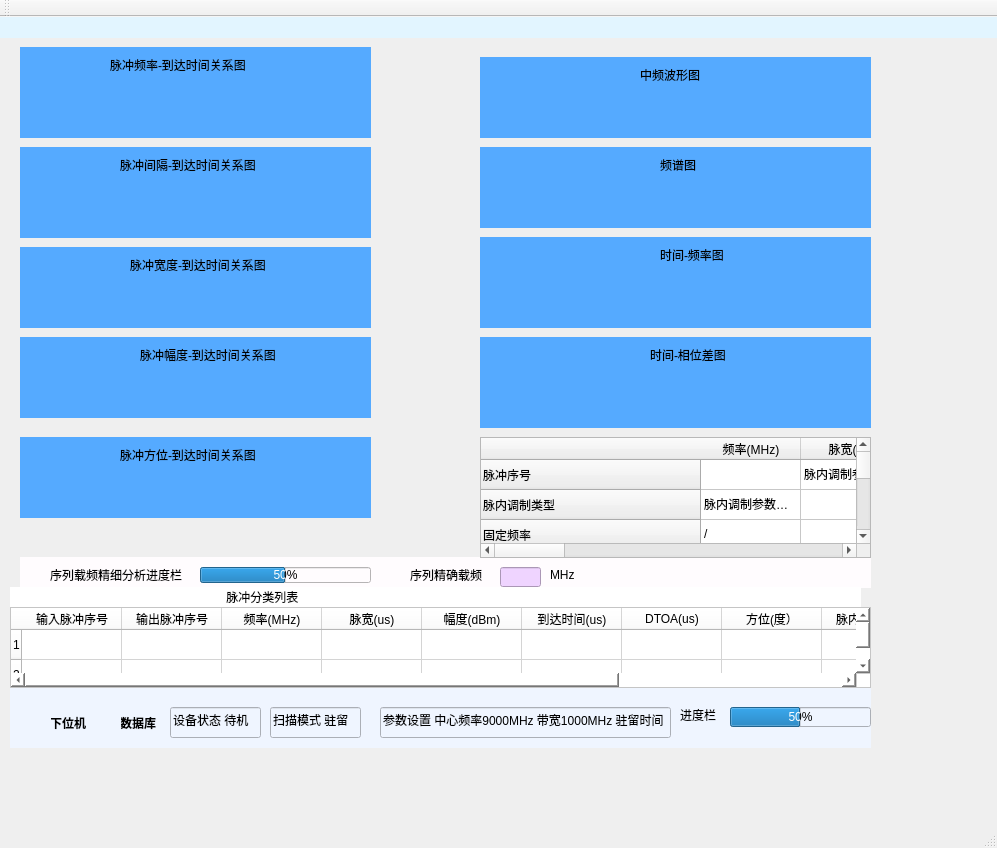
<?xml version="1.0" encoding="UTF-8"?>
<ui version="4.0">
 <class>SequenceFrequency</class>
 <widget class="QMainWindow" name="SequenceFrequency">
  <property name="geometry">
   <rect>
    <x>0</x>
    <y>0</y>
    <width>997</width>
    <height>848</height>
   </rect>
  </property>
  <property name="windowTitle">
   <string>SequenceFrequency</string>
  </property>
  <widget class="QWidget" name="centralWidget">
   <widget class="QWidget" name="widget_3" native="true">
    <property name="geometry">
     <rect>
      <x>20</x>
      <y>130</y>
      <width>351</width>
      <height>91</height>
     </rect>
    </property>
    <property name="styleSheet">
     <string notr="true">background-color: rgb(85, 170, 255);</string>
    </property>
    <widget class="QLabel" name="label_5">
     <property name="geometry">
      <rect>
       <x>100</x>
       <y>10</y>
       <width>141</width>
       <height>16</height>
      </rect>
     </property>
     <property name="text">
      <string>脉冲间隔-到达时间关系图</string>
     </property>
    </widget>
   </widget>
   <widget class="QWidget" name="widget_11" native="true">
    <property name="geometry">
     <rect>
      <x>480</x>
      <y>220</y>
      <width>391</width>
      <height>91</height>
     </rect>
    </property>
    <property name="styleSheet">
     <string notr="true">background-color: rgb(248, 228, 255);
background-color: rgb(85, 170, 255);</string>
    </property>
    <widget class="QLabel" name="label_12">
     <property name="geometry">
      <rect>
       <x>180</x>
       <y>10</y>
       <width>71</width>
       <height>16</height>
      </rect>
     </property>
     <property name="text">
      <string>时间-频率图</string>
     </property>
    </widget>
   </widget>
   <widget class="QWidget" name="widget" native="true">
    <property name="geometry">
     <rect>
      <x>0</x>
      <y>-10</y>
      <width>1021</width>
      <height>31</height>
     </rect>
    </property>
    <property name="styleSheet">
     <string notr="true">background-color: rgb(226, 245, 255);</string>
    </property>
   </widget>
   <widget class="QWidget" name="widget_9" native="true">
    <property name="geometry">
     <rect>
      <x>10</x>
      <y>660</y>
      <width>861</width>
      <height>71</height>
     </rect>
    </property>
    <property name="styleSheet">
     <string notr="true">background-color: rgb(239, 245, 255);</string>
    </property>
    <widget class="QWidget" name="widget_13" native="true">
     <property name="geometry">
      <rect>
       <x>260</x>
       <y>60</y>
       <width>1231</width>
       <height>791</height>
      </rect>
     </property>
    </widget>
    <widget class="QLabel" name="label_23">
     <property name="geometry">
      <rect>
       <x>40</x>
       <y>30</y>
       <width>41</width>
       <height>31</height>
      </rect>
     </property>
     <property name="font">
      <font>
       <family>Aharoni</family>
       <pointsize>9</pointsize>
       <weight>75</weight>
       <bold>true</bold>
      </font>
     </property>
     <property name="text">
      <string>下位机</string>
     </property>
    </widget>
    <widget class="QLabel" name="label_24">
     <property name="geometry">
      <rect>
       <x>930</x>
       <y>20</y>
       <width>51</width>
       <height>31</height>
      </rect>
     </property>
     <property name="font">
      <font>
       <family>Aharoni</family>
       <pointsize>9</pointsize>
       <weight>75</weight>
       <bold>true</bold>
      </font>
     </property>
     <property name="text">
      <string>进度栏</string>
     </property>
     <property name="textFormat">
      <enum>Qt::AutoText</enum>
     </property>
    </widget>
    <widget class="QLabel" name="label_25">
     <property name="geometry">
      <rect>
       <x>110</x>
       <y>30</y>
       <width>41</width>
       <height>31</height>
      </rect>
     </property>
     <property name="font">
      <font>
       <family>Aharoni</family>
       <pointsize>9</pointsize>
       <weight>75</weight>
       <bold>true</bold>
      </font>
     </property>
     <property name="text">
      <string>数据库</string>
     </property>
    </widget>
    <widget class="QLineEdit" name="lineEdit_2">
     <property name="geometry">
      <rect>
       <x>160</x>
       <y>30</y>
       <width>91</width>
       <height>31</height>
      </rect>
     </property>
     <property name="text">
      <string>设备状态 待机</string>
     </property>
    </widget>
    <widget class="QLineEdit" name="lineEdit_3">
     <property name="geometry">
      <rect>
       <x>260</x>
       <y>30</y>
       <width>91</width>
       <height>31</height>
      </rect>
     </property>
     <property name="text">
      <string>扫描模式 驻留</string>
     </property>
    </widget>
    <widget class="QLineEdit" name="lineEdit_4">
     <property name="geometry">
      <rect>
       <x>370</x>
       <y>30</y>
       <width>291</width>
       <height>31</height>
      </rect>
     </property>
     <property name="text">
      <string>参数设置 中心频率9000MHz 带宽1000MHz 驻留时间</string>
     </property>
    </widget>
    <widget class="QLabel" name="label_26">
     <property name="geometry">
      <rect>
       <x>670</x>
       <y>30</y>
       <width>41</width>
       <height>16</height>
      </rect>
     </property>
     <property name="text">
      <string>进度栏</string>
     </property>
    </widget>
    <widget class="QProgressBar" name="progressBar_2">
     <property name="geometry">
      <rect>
       <x>720</x>
       <y>30</y>
       <width>141</width>
       <height>20</height>
      </rect>
     </property>
     <property name="value">
      <number>50</number>
     </property>
    </widget>
    <widget class="QWidget" name="widget_20" native="true">
     <property name="geometry">
      <rect>
       <x>10</x>
       <y>30</y>
       <width>31</width>
       <height>31</height>
      </rect>
     </property>
     <property name="styleSheet">
      <string notr="true">image: url(:/new/prefix1/images/xiaweiji.PNG);
image: url(:/new/prefix1/images/xiaweiji.PNG);</string>
     </property>
    </widget>
    <widget class="QWidget" name="widget_21" native="true">
     <property name="geometry">
      <rect>
       <x>80</x>
       <y>30</y>
       <width>31</width>
       <height>31</height>
      </rect>
     </property>
     <property name="styleSheet">
      <string notr="true">image: url(:/new/prefix1/images/xiaweiji.PNG);</string>
     </property>
    </widget>
   </widget>
   <widget class="QWidget" name="widget_12" native="true">
    <property name="geometry">
     <rect>
      <x>480</x>
      <y>320</y>
      <width>391</width>
      <height>91</height>
     </rect>
    </property>
    <property name="styleSheet">
     <string notr="true">background-color: rgb(248, 228, 255);
background-color: rgb(85, 170, 255);</string>
    </property>
    <widget class="QLabel" name="label_13">
     <property name="geometry">
      <rect>
       <x>170</x>
       <y>10</y>
       <width>91</width>
       <height>16</height>
      </rect>
     </property>
     <property name="text">
      <string>时间-相位差图</string>
     </property>
    </widget>
   </widget>
   <widget class="QWidget" name="widget_6" native="true">
    <property name="geometry">
     <rect>
      <x>480</x>
      <y>40</y>
      <width>391</width>
      <height>81</height>
     </rect>
    </property>
    <property name="styleSheet">
     <string notr="true">background-color: rgb(248, 228, 255);
background-color: rgb(85, 170, 255);</string>
    </property>
    <widget class="QLabel" name="label_8">
     <property name="geometry">
      <rect>
       <x>160</x>
       <y>10</y>
       <width>81</width>
       <height>16</height>
      </rect>
     </property>
     <property name="text">
      <string>中频波形图</string>
     </property>
    </widget>
   </widget>
   <widget class="QWidget" name="widget_2" native="true">
    <property name="geometry">
     <rect>
      <x>20</x>
      <y>30</y>
      <width>351</width>
      <height>91</height>
     </rect>
    </property>
    <property name="styleSheet">
     <string notr="true">background-color: rgb(248, 228, 255);
background-color: rgb(85, 170, 255);</string>
    </property>
    <widget class="QLabel" name="label_2">
     <property name="geometry">
      <rect>
       <x>90</x>
       <y>10</y>
       <width>141</width>
       <height>16</height>
      </rect>
     </property>
     <property name="text">
      <string>脉冲频率-到达时间关系图</string>
     </property>
    </widget>
   </widget>
   <widget class="QWidget" name="widget_10" native="true">
    <property name="geometry">
     <rect>
      <x>480</x>
      <y>130</y>
      <width>391</width>
      <height>81</height>
     </rect>
    </property>
    <property name="styleSheet">
     <string notr="true">background-color: rgb(248, 228, 255);
background-color: rgb(85, 170, 255);</string>
    </property>
    <widget class="QLabel" name="label_11">
     <property name="geometry">
      <rect>
       <x>180</x>
       <y>10</y>
       <width>51</width>
       <height>16</height>
      </rect>
     </property>
     <property name="text">
      <string>频谱图</string>
     </property>
    </widget>
   </widget>
   <widget class="QWidget" name="widget_4" native="true">
    <property name="geometry">
     <rect>
      <x>20</x>
      <y>230</y>
      <width>351</width>
      <height>81</height>
     </rect>
    </property>
    <property name="styleSheet">
     <string notr="true">background-color: rgb(85, 170, 255);</string>
    </property>
    <widget class="QLabel" name="label_3">
     <property name="geometry">
      <rect>
       <x>110</x>
       <y>10</y>
       <width>141</width>
       <height>16</height>
      </rect>
     </property>
     <property name="text">
      <string>脉冲宽度-到达时间关系图</string>
     </property>
    </widget>
   </widget>
   <widget class="QWidget" name="widget_5" native="true">
    <property name="geometry">
     <rect>
      <x>20</x>
      <y>320</y>
      <width>351</width>
      <height>81</height>
     </rect>
    </property>
    <property name="styleSheet">
     <string notr="true">background-color: rgb(85, 170, 255);</string>
    </property>
    <widget class="QLabel" name="label_4">
     <property name="geometry">
      <rect>
       <x>120</x>
       <y>10</y>
       <width>141</width>
       <height>16</height>
      </rect>
     </property>
     <property name="text">
      <string>脉冲幅度-到达时间关系图</string>
     </property>
    </widget>
   </widget>
   <widget class="QWidget" name="widget_7" native="true">
    <property name="geometry">
     <rect>
      <x>20</x>
      <y>420</y>
      <width>351</width>
      <height>81</height>
     </rect>
    </property>
    <property name="styleSheet">
     <string notr="true">;
background-color: rgb(85, 170, 255);</string>
    </property>
    <widget class="QLabel" name="label_7">
     <property name="geometry">
      <rect>
       <x>100</x>
       <y>10</y>
       <width>141</width>
       <height>16</height>
      </rect>
     </property>
     <property name="text">
      <string>脉冲方位-到达时间关系图</string>
     </property>
    </widget>
   </widget>
   <widget class="QTableWidget" name="tableWidget_4">
    <property name="geometry">
     <rect>
      <x>10</x>
      <y>590</y>
      <width>861</width>
      <height>81</height>
     </rect>
    </property>
    <property name="styleSheet">
     <string notr="true">background-color: rgb(255, 255, 255);</string>
    </property>
    <property name="rowCount">
     <number>3</number>
    </property>
    <row/>
    <row/>
    <row/>
    <column>
     <property name="text">
      <string>输入脉冲序号</string>
     </property>
    </column>
    <column>
     <property name="text">
      <string>输出脉冲序号</string>
     </property>
    </column>
    <column>
     <property name="text">
      <string>频率(MHz)</string>
     </property>
    </column>
    <column>
     <property name="text">
      <string>脉宽(us)</string>
     </property>
    </column>
    <column>
     <property name="text">
      <string>幅度(dBm)</string>
     </property>
    </column>
    <column>
     <property name="text">
      <string>到达时间(us)</string>
     </property>
    </column>
    <column>
     <property name="text">
      <string>DTOA(us)</string>
     </property>
    </column>
    <column>
     <property name="text">
      <string>方位(度）</string>
     </property>
    </column>
    <column>
     <property name="text">
      <string>脉内调制类型</string>
     </property>
    </column>
    <column>
     <property name="text">
      <string>信噪比(dB)</string>
     </property>
    </column>
    <column>
     <property name="text">
      <string>完整性</string>
     </property>
    </column>
   </widget>
   <widget class="QWidget" name="widget_8" native="true">
    <property name="geometry">
     <rect>
      <x>20</x>
      <y>540</y>
      <width>851</width>
      <height>31</height>
     </rect>
    </property>
    <property name="styleSheet">
     <string notr="true">background-color: rgb(255, 252, 254);</string>
    </property>
    <widget class="QLabel" name="label_9">
     <property name="geometry">
      <rect>
       <x>390</x>
       <y>10</y>
       <width>81</width>
       <height>16</height>
      </rect>
     </property>
     <property name="text">
      <string>序列精确载频</string>
     </property>
    </widget>
    <widget class="QLineEdit" name="lineEdit">
     <property name="geometry">
      <rect>
       <x>480</x>
       <y>10</y>
       <width>41</width>
       <height>20</height>
      </rect>
     </property>
     <property name="styleSheet">
      <string notr="true">background-color: rgb(239, 212, 255);</string>
     </property>
    </widget>
    <widget class="QLabel" name="label_10">
     <property name="geometry">
      <rect>
       <x>530</x>
       <y>10</y>
       <width>41</width>
       <height>16</height>
      </rect>
     </property>
     <property name="text">
      <string>MHz</string>
     </property>
    </widget>
    <widget class="QLabel" name="label_21">
     <property name="geometry">
      <rect>
       <x>30</x>
       <y>10</y>
       <width>141</width>
       <height>16</height>
      </rect>
     </property>
     <property name="text">
      <string>序列载频精细分析进度栏</string>
     </property>
    </widget>
    <widget class="QProgressBar" name="progressBar_3">
     <property name="geometry">
      <rect>
       <x>180</x>
       <y>10</y>
       <width>171</width>
       <height>16</height>
      </rect>
     </property>
     <property name="value">
      <number>50</number>
     </property>
    </widget>
   </widget>
   <widget class="QLabel" name="label_20">
    <property name="geometry">
     <rect>
      <x>10</x>
      <y>570</y>
      <width>851</width>
      <height>20</height>
     </rect>
    </property>
    <property name="styleSheet">
     <string notr="true">background-color: rgb(255, 255, 255);</string>
    </property>
    <property name="text">
     <string>                                                                 脉冲分类列表</string>
    </property>
   </widget>
   <widget class="QTableWidget" name="tableWidget_3">
    <property name="geometry">
     <rect>
      <x>480</x>
      <y>420</y>
      <width>391</width>
      <height>121</height>
     </rect>
    </property>
    <property name="maximumSize">
     <size>
      <width>1000</width>
      <height>16777215</height>
     </size>
    </property>
    <property name="lineWidth">
     <number>1</number>
    </property>
    <property name="verticalScrollBarPolicy">
     <enum>Qt::ScrollBarAlwaysOn</enum>
    </property>
    <property name="horizontalScrollBarPolicy">
     <enum>Qt::ScrollBarAlwaysOn</enum>
    </property>
    <property name="iconSize">
     <size>
      <width>1</width>
      <height>0</height>
     </size>
    </property>
    <row>
     <property name="text">
      <string>脉冲序号</string>
     </property>
    </row>
    <row>
     <property name="text">
      <string>脉内调制类型</string>
     </property>
    </row>
    <row>
     <property name="text">
      <string>固定频率</string>
     </property>
    </row>
    <row>
     <property name="text">
      <string>线性调频</string>
     </property>
    </row>
    <row>
     <property name="text">
      <string>非线性调频</string>
     </property>
    </row>
    <row>
     <property name="text">
      <string>频率编码</string>
     </property>
    </row>
    <row>
     <property name="text">
      <string>二相编码</string>
     </property>
    </row>
    <row>
     <property name="text">
      <string>四项编码</string>
     </property>
    </row>
    <row>
     <property name="text">
      <string>混合调制（例如：频率编码十二相编码）</string>
     </property>
    </row>
    <row>
     <property name="text">
      <string>其他</string>
     </property>
    </row>
    <column>
     <property name="text">
      <string>频率(MHz)</string>
     </property>
    </column>
    <column>
     <property name="text">
      <string>脉宽(us)</string>
     </property>
    </column>
    <column>
     <property name="text">
      <string>幅度(dBm)</string>
     </property>
    </column>
    <column>
     <property name="text">
      <string>信噪比(dB)</string>
     </property>
    </column>
    <column>
     <property name="text">
      <string>完整性</string>
     </property>
    </column>
    <item row="0" column="1">
     <property name="text">
      <string>脉内调制参数（依类型变化条目不同）</string>
     </property>
    </item>
    <item row="1" column="0">
     <property name="text">
      <string>脉内调制参数（依类型变化条目项不同）</string>
     </property>
    </item>
    <item row="2" column="0">
     <property name="text">
      <string>/</string>
     </property>
    </item>
    <item row="3" column="0">
     <property name="text">
      <string>起始频率(MHz)</string>
     </property>
    </item>
    <item row="3" column="1">
     <property name="text">
      <string>中止斜率(MHz)</string>
     </property>
    </item>
    <item row="3" column="3">
     <property name="text">
      <string>带宽(MHz)</string>
     </property>
    </item>
    <item row="3" column="4">
     <property name="text">
      <string>斜率(含符号)(MHz/us)</string>
     </property>
    </item>
    <item row="4" column="0">
     <property name="text">
      <string>起始频率(MHz)</string>
     </property>
    </item>
    <item row="4" column="1">
     <property name="text">
      <string>中止斜率(MHz)</string>
     </property>
    </item>
    <item row="4" column="3">
     <property name="text">
      <string>带宽(MHz)</string>
     </property>
    </item>
    <item row="4" column="4">
     <property name="text">
      <string>线性部分斜率(含符号)(MHz/us)</string>
     </property>
    </item>
    <item row="5" column="0">
     <property name="text">
      <string>码元宽度(us)</string>
     </property>
    </item>
    <item row="5" column="1">
     <property name="text">
      <string>码元个数</string>
     </property>
    </item>
    <item row="5" column="2">
     <property name="text">
      <string>码元序列(频率值MHz)</string>
     </property>
    </item>
    <item row="7" column="0">
     <property name="text">
      <string>码元宽度(us)</string>
     </property>
    </item>
    <item row="7" column="1">
     <property name="text">
      <string>码元个数</string>
     </property>
    </item>
    <item row="7" column="2">
     <property name="text">
      <string>带宽(MHz)</string>
     </property>
    </item>
    <item row="8" column="0">
     <property name="text">
      <string>频率编码码元宽度(us)</string>
     </property>
    </item>
    <item row="8" column="1">
     <property name="text">
      <string>频率编码码元个数</string>
     </property>
    </item>
    <item row="8" column="2">
     <property name="text">
      <string>频率编码码元序列（频率值 1）(MHz)</string>
     </property>
    </item>
   </widget>
  </widget>
  <widget class="QMenuBar" name="menuBar">
   <property name="geometry">
    <rect>
     <x>0</x>
     <y>0</y>
     <width>997</width>
     <height>23</height>
    </rect>
   </property>
  </widget>
  <widget class="QToolBar" name="mainToolBar">
   <attribute name="toolBarArea">
    <enum>TopToolBarArea</enum>
   </attribute>
   <attribute name="toolBarBreak">
    <bool>false</bool>
   </attribute>
  </widget>
  <widget class="QStatusBar" name="statusBar"/>
 </widget>
 <layoutdefault spacing="6" margin="11"/>
 <resources/>
 <connections/>
</ui>
